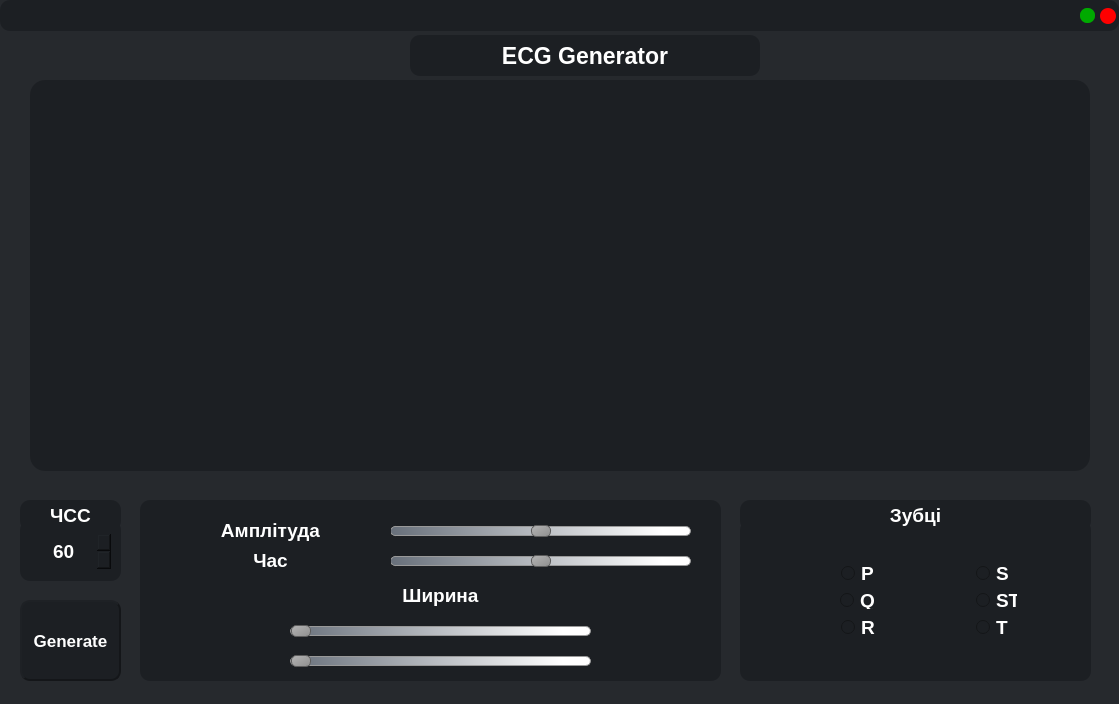
<?xml version="1.0" encoding="UTF-8"?>
<ui version="4.0">
 <class>MainWindow</class>
 <widget class="QMainWindow" name="MainWindow">
  <property name="geometry">
   <rect>
    <x>0</x>
    <y>0</y>
    <width>1119</width>
    <height>704</height>
   </rect>
  </property>
  <property name="windowTitle">
   <string>MainWindow</string>
  </property>
  <property name="styleSheet">
   <string notr="true">background-color: rgb(38, 41, 45);</string>
  </property>
  <widget class="QWidget" name="centralwidget">
   <widget class="QFrame" name="frame_header">
    <property name="geometry">
     <rect>
      <x>0</x>
      <y>0</y>
      <width>1119</width>
      <height>31</height>
     </rect>
    </property>
    <property name="styleSheet">
     <string notr="true">border-radius: 10px;
background-color: rgb(28, 31, 35)</string>
    </property>
    <property name="frameShape">
     <enum>QFrame::StyledPanel</enum>
    </property>
    <property name="frameShadow">
     <enum>QFrame::Raised</enum>
    </property>
    <widget class="QPushButton" name="pushButton_exp">
     <property name="geometry">
      <rect>
       <x>1080</x>
       <y>8</y>
       <width>15</width>
       <height>15</height>
      </rect>
     </property>
     <property name="font">
      <font>
       <family>Segoe UI</family>
       <pointsize>10</pointsize>
       <weight>50</weight>
       <bold>false</bold>
      </font>
     </property>
     <property name="cursor">
      <cursorShape>PointingHandCursor</cursorShape>
     </property>
     <property name="styleSheet">
      <string notr="true">QPushButton{
	background-color: rgb(0, 170, 0);
	border-radius: 7px;
	text-align: center;
}

QPushButton:hover{
	background-color: rgb(0, 111, 0);
}

QPushButton:pressed{
	background-color: rgb(0, 153, 0);
}</string>
     </property>
     <property name="text">
      <string/>
     </property>
    </widget>
    <widget class="QPushButton" name="pushButton_close">
     <property name="geometry">
      <rect>
       <x>1100</x>
       <y>8</y>
       <width>16</width>
       <height>16</height>
      </rect>
     </property>
     <property name="font">
      <font>
       <family>Segoe UI</family>
       <pointsize>10</pointsize>
       <weight>50</weight>
       <bold>false</bold>
      </font>
     </property>
     <property name="cursor">
      <cursorShape>PointingHandCursor</cursorShape>
     </property>
     <property name="styleSheet">
      <string notr="true">QPushButton{
	background-color: rgb(255, 0, 0);
	border-radius: 8px;
	text-align: center;
}

QPushButton:hover{
	background-color: rgb(175, 0, 0);
}

QPushButton:pressed{
	background-color: rgb(229, 0, 0);
}</string>
     </property>
     <property name="text">
      <string/>
     </property>
    </widget>
   </widget>
   <widget class="QWidget" name="EcgWidget" native="true">
    <property name="geometry">
     <rect>
      <x>30</x>
      <y>80</y>
      <width>1060</width>
      <height>391</height>
     </rect>
    </property>
    <property name="styleSheet">
     <string notr="true">background-color: rgb(28, 31, 35);
border-radius: 15px;</string>
    </property>
   </widget>
   <widget class="QLabel" name="label_2">
    <property name="geometry">
     <rect>
      <x>410</x>
      <y>35</y>
      <width>350</width>
      <height>41</height>
     </rect>
    </property>
    <property name="font">
     <font>
      <family>Segoe UI</family>
      <pointsize>17</pointsize>
      <weight>75</weight>
      <bold>true</bold>
     </font>
    </property>
    <property name="styleSheet">
     <string notr="true">color: rgb(255, 255, 255);
background-color: rgb(28, 31, 35);
border-radius: 10px;</string>
    </property>
    <property name="text">
     <string>ECG Generator</string>
    </property>
    <property name="alignment">
     <set>Qt::AlignCenter</set>
    </property>
   </widget>
   <widget class="QFrame" name="frame_teeth">
    <property name="geometry">
     <rect>
      <x>740</x>
      <y>520</y>
      <width>351</width>
      <height>161</height>
     </rect>
    </property>
    <property name="styleSheet">
     <string notr="true">background-color: rgb(28, 31, 35);
border-radius: 10px;</string>
    </property>
    <property name="frameShape">
     <enum>QFrame::StyledPanel</enum>
    </property>
    <property name="frameShadow">
     <enum>QFrame::Raised</enum>
    </property>
    <widget class="QWidget" name="">
     <property name="geometry">
      <rect>
       <x>18</x>
       <y>20</y>
       <width>321</width>
       <height>121</height>
      </rect>
     </property>
     <layout class="QFormLayout" name="formLayout">
      <property name="labelAlignment">
       <set>Qt::AlignCenter</set>
      </property>
      <property name="formAlignment">
       <set>Qt::AlignLeading|Qt::AlignLeft|Qt::AlignVCenter</set>
      </property>
      <property name="horizontalSpacing">
       <number>100</number>
      </property>
      <property name="verticalSpacing">
       <number>10</number>
      </property>
      <property name="leftMargin">
       <number>82</number>
      </property>
      <property name="rightMargin">
       <number>7</number>
      </property>
      <item row="0" column="0">
       <widget class="QRadioButton" name="radioButton_P">
        <property name="maximumSize">
         <size>
          <width>41</width>
          <height>17</height>
         </size>
        </property>
        <property name="font">
         <font>
          <family>Segoe UI</family>
          <pointsize>14</pointsize>
          <weight>75</weight>
          <bold>true</bold>
         </font>
        </property>
        <property name="styleSheet">
         <string notr="true">color: rgb(255, 255, 255);</string>
        </property>
        <property name="text">
         <string>P</string>
        </property>
       </widget>
      </item>
      <item row="0" column="1">
       <widget class="QRadioButton" name="radioButton_S">
        <property name="maximumSize">
         <size>
          <width>41</width>
          <height>17</height>
         </size>
        </property>
        <property name="font">
         <font>
          <family>Segoe UI</family>
          <pointsize>14</pointsize>
          <weight>75</weight>
          <bold>true</bold>
         </font>
        </property>
        <property name="styleSheet">
         <string notr="true">color: rgb(255, 255, 255);
</string>
        </property>
        <property name="text">
         <string>S</string>
        </property>
       </widget>
      </item>
      <item row="1" column="0">
       <widget class="QRadioButton" name="radioButton_Q">
        <property name="maximumSize">
         <size>
          <width>41</width>
          <height>17</height>
         </size>
        </property>
        <property name="font">
         <font>
          <family>Segoe UI</family>
          <pointsize>14</pointsize>
          <weight>75</weight>
          <bold>true</bold>
         </font>
        </property>
        <property name="styleSheet">
         <string notr="true">color: rgb(255, 255, 255);
</string>
        </property>
        <property name="text">
         <string>Q</string>
        </property>
       </widget>
      </item>
      <item row="1" column="1">
       <widget class="QRadioButton" name="radioButton_ST">
        <property name="maximumSize">
         <size>
          <width>41</width>
          <height>17</height>
         </size>
        </property>
        <property name="font">
         <font>
          <family>Segoe UI</family>
          <pointsize>14</pointsize>
          <weight>75</weight>
          <bold>true</bold>
         </font>
        </property>
        <property name="styleSheet">
         <string notr="true">color: rgb(255, 255, 255);
</string>
        </property>
        <property name="text">
         <string>ST</string>
        </property>
       </widget>
      </item>
      <item row="2" column="0">
       <widget class="QRadioButton" name="radioButton_R">
        <property name="maximumSize">
         <size>
          <width>41</width>
          <height>17</height>
         </size>
        </property>
        <property name="font">
         <font>
          <family>Segoe UI</family>
          <pointsize>14</pointsize>
          <weight>75</weight>
          <bold>true</bold>
         </font>
        </property>
        <property name="styleSheet">
         <string notr="true">color: rgb(255, 255, 255);
</string>
        </property>
        <property name="text">
         <string>R</string>
        </property>
       </widget>
      </item>
      <item row="2" column="1">
       <widget class="QRadioButton" name="radioButton_T">
        <property name="maximumSize">
         <size>
          <width>41</width>
          <height>17</height>
         </size>
        </property>
        <property name="font">
         <font>
          <family>Segoe UI</family>
          <pointsize>14</pointsize>
          <weight>75</weight>
          <bold>true</bold>
         </font>
        </property>
        <property name="styleSheet">
         <string notr="true">color: rgb(255, 255, 255);
</string>
        </property>
        <property name="text">
         <string>T</string>
        </property>
       </widget>
      </item>
     </layout>
    </widget>
   </widget>
   <widget class="QFrame" name="frame_params">
    <property name="geometry">
     <rect>
      <x>140</x>
      <y>500</y>
      <width>581</width>
      <height>181</height>
     </rect>
    </property>
    <property name="styleSheet">
     <string notr="true">background-color: rgb(28, 31, 35);
border-radius: 10px;</string>
    </property>
    <property name="frameShape">
     <enum>QFrame::StyledPanel</enum>
    </property>
    <property name="frameShadow">
     <enum>QFrame::Raised</enum>
    </property>
    <widget class="QSlider" name="AmplitudeHorizontalSlider">
     <property name="geometry">
      <rect>
       <x>250</x>
       <y>20</y>
       <width>301</width>
       <height>22</height>
      </rect>
     </property>
     <property name="styleSheet">
      <string notr="true">QSlider::groove:horizontal {
    border: 1px solid #999999;
    height: 8px; /* the groove expands to the size of the slider by default. by giving it a height, it has a fixed size */
    background: qlineargradient(spread:pad, x1:0, y1:0.79, x2:0.909, y2:0.784091, stop:0 rgba(103, 111, 122, 255), stop:1 rgba(255, 255, 255, 255));
    margin: 2px 0;
	border-radius: 5px;
}

QSlider::handle:horizontal {
    background: qlineargradient(x1:0, y1:0, x2:1, y2:1, stop:0 #b4b4b4, stop:1 #8f8f8f);
    border: 1px solid #5c5c5c;
    width: 18px;
    margin: -2px 0; /* handle is placed by default on the contents rect of the groove. Expand outside the groove */
    border-radius: 5px;
}
</string>
     </property>
     <property name="minimum">
      <number>-10</number>
     </property>
     <property name="maximum">
      <number>10</number>
     </property>
     <property name="orientation">
      <enum>Qt::Horizontal</enum>
     </property>
    </widget>
    <widget class="QLabel" name="label_5">
     <property name="geometry">
      <rect>
       <x>10</x>
       <y>15</y>
       <width>241</width>
       <height>31</height>
      </rect>
     </property>
     <property name="font">
      <font>
       <family>Segoe UI</family>
       <pointsize>14</pointsize>
       <weight>75</weight>
       <bold>true</bold>
      </font>
     </property>
     <property name="styleSheet">
      <string notr="true">color: rgb(255, 255, 255);
background-color: rgb(28, 31, 35);
border-radius: 10px;</string>
     </property>
     <property name="text">
      <string>Амплітуда</string>
     </property>
     <property name="alignment">
      <set>Qt::AlignCenter</set>
     </property>
    </widget>
    <widget class="QSlider" name="TimeHorizontalSlider">
     <property name="geometry">
      <rect>
       <x>250</x>
       <y>50</y>
       <width>301</width>
       <height>22</height>
      </rect>
     </property>
     <property name="styleSheet">
      <string notr="true">QSlider::groove:horizontal {
    border: 1px solid #999999;
    height: 8px; /* the groove expands to the size of the slider by default. by giving it a height, it has a fixed size */
    background: qlineargradient(spread:pad, x1:0, y1:0.79, x2:0.909, y2:0.784091, stop:0 rgba(103, 111, 122, 255), stop:1 rgba(255, 255, 255, 255));
    margin: 2px 0;
	border-radius: 5px;
}

QSlider::handle:horizontal {
    background: qlineargradient(x1:0, y1:0, x2:1, y2:1, stop:0 #b4b4b4, stop:1 #8f8f8f);
    border: 1px solid #5c5c5c;
    width: 18px;
    margin: -2px 0; /* handle is placed by default on the contents rect of the groove. Expand outside the groove */
    border-radius: 5px;
}
</string>
     </property>
     <property name="minimum">
      <number>-10</number>
     </property>
     <property name="maximum">
      <number>10</number>
     </property>
     <property name="orientation">
      <enum>Qt::Horizontal</enum>
     </property>
    </widget>
    <widget class="QLabel" name="label_6">
     <property name="geometry">
      <rect>
       <x>10</x>
       <y>45</y>
       <width>241</width>
       <height>31</height>
      </rect>
     </property>
     <property name="font">
      <font>
       <family>Segoe UI</family>
       <pointsize>14</pointsize>
       <weight>75</weight>
       <bold>true</bold>
      </font>
     </property>
     <property name="styleSheet">
      <string notr="true">color: rgb(255, 255, 255);
background-color: rgb(28, 31, 35);
border-radius: 10px;</string>
     </property>
     <property name="text">
      <string>Час</string>
     </property>
     <property name="alignment">
      <set>Qt::AlignCenter</set>
     </property>
    </widget>
    <widget class="QSlider" name="B1HorizontalSlider">
     <property name="geometry">
      <rect>
       <x>150</x>
       <y>120</y>
       <width>301</width>
       <height>22</height>
      </rect>
     </property>
     <property name="styleSheet">
      <string notr="true">QSlider::groove:horizontal {
    border: 1px solid #999999;
    height: 8px; /* the groove expands to the size of the slider by default. by giving it a height, it has a fixed size */
    background: qlineargradient(spread:pad, x1:0, y1:0.79, x2:0.909, y2:0.784091, stop:0 rgba(103, 111, 122, 255), stop:1 rgba(255, 255, 255, 255));
    margin: 2px 0;
	border-radius: 5px;
}

QSlider::handle:horizontal {
    background: qlineargradient(x1:0, y1:0, x2:1, y2:1, stop:0 #b4b4b4, stop:1 #8f8f8f);
    border: 1px solid #5c5c5c;
    width: 18px;
    margin: -2px 0; /* handle is placed by default on the contents rect of the groove. Expand outside the groove */
    border-radius: 5px;
}
</string>
     </property>
     <property name="minimum">
      <number>0</number>
     </property>
     <property name="maximum">
      <number>10</number>
     </property>
     <property name="orientation">
      <enum>Qt::Horizontal</enum>
     </property>
    </widget>
    <widget class="QSlider" name="B2HorizontalSlider">
     <property name="geometry">
      <rect>
       <x>150</x>
       <y>150</y>
       <width>301</width>
       <height>22</height>
      </rect>
     </property>
     <property name="styleSheet">
      <string notr="true">QSlider::groove:horizontal {
    border: 1px solid #999999;
    height: 8px; /* the groove expands to the size of the slider by default. by giving it a height, it has a fixed size */
    background: qlineargradient(spread:pad, x1:0, y1:0.79, x2:0.909, y2:0.784091, stop:0 rgba(103, 111, 122, 255), stop:1 rgba(255, 255, 255, 255));
    margin: 2px 0;
	border-radius: 5px;
}

QSlider::handle:horizontal {
    background: qlineargradient(x1:0, y1:0, x2:1, y2:1, stop:0 #b4b4b4, stop:1 #8f8f8f);
    border: 1px solid #5c5c5c;
    width: 18px;
    margin: -2px 0; /* handle is placed by default on the contents rect of the groove. Expand outside the groove */
    border-radius: 5px;
}
</string>
     </property>
     <property name="minimum">
      <number>0</number>
     </property>
     <property name="maximum">
      <number>10</number>
     </property>
     <property name="orientation">
      <enum>Qt::Horizontal</enum>
     </property>
    </widget>
    <widget class="QLabel" name="label_7">
     <property name="geometry">
      <rect>
       <x>150</x>
       <y>80</y>
       <width>301</width>
       <height>31</height>
      </rect>
     </property>
     <property name="font">
      <font>
       <family>Segoe UI</family>
       <pointsize>14</pointsize>
       <weight>75</weight>
       <bold>true</bold>
      </font>
     </property>
     <property name="styleSheet">
      <string notr="true">color: rgb(255, 255, 255);
background-color: rgb(28, 31, 35);
border-radius: 10px;</string>
     </property>
     <property name="text">
      <string>Ширина</string>
     </property>
     <property name="alignment">
      <set>Qt::AlignCenter</set>
     </property>
    </widget>
   </widget>
   <widget class="QFrame" name="frame_hr">
    <property name="geometry">
     <rect>
      <x>20</x>
      <y>520</y>
      <width>101</width>
      <height>61</height>
     </rect>
    </property>
    <property name="styleSheet">
     <string notr="true">background-color: rgb(28, 31, 35);
border-radius: 10px;</string>
    </property>
    <property name="frameShape">
     <enum>QFrame::StyledPanel</enum>
    </property>
    <property name="frameShadow">
     <enum>QFrame::Raised</enum>
    </property>
    <widget class="QSpinBox" name="spinBoxHr">
     <property name="geometry">
      <rect>
       <x>11</x>
       <y>11</y>
       <width>81</width>
       <height>41</height>
      </rect>
     </property>
     <property name="font">
      <font>
       <family>Segoe UI</family>
       <pointsize>14</pointsize>
       <weight>75</weight>
       <bold>true</bold>
      </font>
     </property>
     <property name="styleSheet">
      <string notr="true">QSpinBox {
	color: rgb(255, 255, 255);
}

QSpinBox::up-button {
	
}

QSpinBox::up-button:hover {
	
}

QSpinBox::up-button:pressed {

}

QSpinBox::up-arrow {

}

QSpinBox::up-arrow:disabled, QSpinBox::up-arrow:off { /* off state when value is max */

}

QSpinBox::down-button {
;
}

QSpinBox::down-button:hover {

}

QSpinBox::down-button:pressed {

}

QSpinBox::down-arrow {

}

QSpinBox::down-arrow:disabled,
QSpinBox::down-arrow:off { /* off state when value in min */

}</string>
     </property>
     <property name="frame">
      <bool>true</bool>
     </property>
     <property name="alignment">
      <set>Qt::AlignCenter</set>
     </property>
     <property name="buttonSymbols">
      <enum>QAbstractSpinBox::UpDownArrows</enum>
     </property>
     <property name="accelerated">
      <bool>false</bool>
     </property>
     <property name="showGroupSeparator" stdset="0">
      <bool>false</bool>
     </property>
     <property name="suffix">
      <string/>
     </property>
     <property name="prefix">
      <string/>
     </property>
     <property name="maximum">
      <number>200</number>
     </property>
     <property name="value">
      <number>60</number>
     </property>
    </widget>
   </widget>
   <widget class="QLabel" name="label_3">
    <property name="geometry">
     <rect>
      <x>20</x>
      <y>500</y>
      <width>101</width>
      <height>31</height>
     </rect>
    </property>
    <property name="font">
     <font>
      <family>Segoe UI</family>
      <pointsize>14</pointsize>
      <weight>75</weight>
      <bold>true</bold>
     </font>
    </property>
    <property name="styleSheet">
     <string notr="true">color: rgb(255, 255, 255);
background-color: rgb(28, 31, 35);
border-radius: 10px;</string>
    </property>
    <property name="text">
     <string>ЧСС</string>
    </property>
    <property name="alignment">
     <set>Qt::AlignCenter</set>
    </property>
   </widget>
   <widget class="QLabel" name="label_4">
    <property name="geometry">
     <rect>
      <x>740</x>
      <y>500</y>
      <width>351</width>
      <height>31</height>
     </rect>
    </property>
    <property name="font">
     <font>
      <family>Segoe UI</family>
      <pointsize>14</pointsize>
      <weight>75</weight>
      <bold>true</bold>
     </font>
    </property>
    <property name="styleSheet">
     <string notr="true">color: rgb(255, 255, 255);
background-color: rgb(28, 31, 35);
border-radius: 10px;</string>
    </property>
    <property name="text">
     <string>Зубці</string>
    </property>
    <property name="alignment">
     <set>Qt::AlignCenter</set>
    </property>
   </widget>
   <widget class="QPushButton" name="pushButtonGen">
    <property name="geometry">
     <rect>
      <x>20</x>
      <y>600</y>
      <width>101</width>
      <height>81</height>
     </rect>
    </property>
    <property name="font">
     <font>
      <pointsize>13</pointsize>
      <weight>75</weight>
      <bold>true</bold>
     </font>
    </property>
    <property name="cursor">
     <cursorShape>PointingHandCursor</cursorShape>
    </property>
    <property name="styleSheet">
     <string notr="true">QPushButton {
	background-color: rgb(28, 31, 35);
	color: rgb(255, 255, 255);
	border-radius: 10px;
	border-style: outset;
	border-width: 2px;
	border-color:rgb(20, 22, 25)
}

QPushButton:hover {
	background-color: rgb(41, 46, 52);
}

QPushButton:pressed {
	background-color: rgb(33, 37, 42);
}</string>
    </property>
    <property name="text">
     <string>Generate</string>
    </property>
   </widget>
  </widget>
 </widget>
 <resources/>
 <connections/>
</ui>
